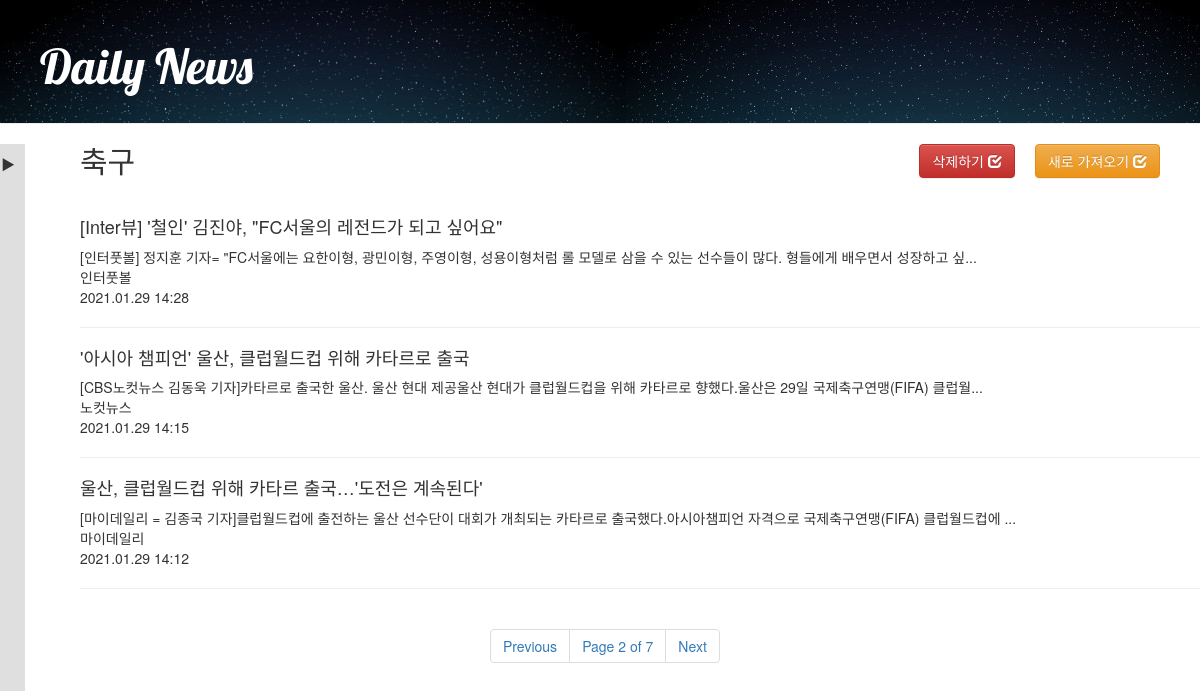
The page /news/kfootball/?page=2 on the database its author committed.
### news/models.py (models this page shows, shortened)
class Letter(models.Model):
    category = models.CharField(max_length=10, default="", null=True)
    topic = models.CharField(max_length=10, default="", null=True)
    title = models.CharField(max_length=100,default="", primary_key=True)
    letter_link = models.URLField(max_length=100)
    published_date = models.CharField(max_length=20, default="", null=True)
    created_date = models.DateTimeField(default=timezone.now)
    preview = models.TextField()
    writer = models.CharField(max_length=20,default="", null=True)

### news/views.py (the view)
# urls.py: path('news/<str:sports>/', views.news_sports, name='news_sports'),
def news_sports(request, sports):
    if request.method == 'POST':
        contents = selenium_parsing(sports)
        UDform = UDForm(request.POST)
        if UDform.is_valid():
            if UDform.cleaned_data['UD'] == 'update':
                for data in contents:
                    print(data[2])
                    form = Letter(
                        category = 'sports',
                        topic= sports,
                        title= data[0],
                        letter_link=data[1],
                        published_date=data[2],
                        preview= data[3],
                        writer=data[4]
                        )
                    form.save()
            elif UDform.cleaned_data['UD'] =='delete':
                Letter.objects.filter(topic=sports).delete()
    else:
        print('GET')
    News = Letter.objects.filter(topic= sports ,created_date__lte = timezone.now()).order_by('created_date')
    paginator = Paginator(News,3)
    page_no = request.GET.get('page')
    try:
        News_p = paginator.page(page_no)
    except PageNotAnInteger:
        News_p = paginator.page(1)
    except EmptyPage:
        News_p = paginator.page(paginator.num_pages)
    return render(request, 'news/news_sports.html',{'message':News_p, 'key':sports})

### news/templates/news/news_sports.html (shortened to what this page needs)
{% extends "news/home.html"%}
{% block content %}
{% load static %}
<link rel="stylesheet" type="text/css" href="{% block stylesheet %}{% static 'news/css/news.css' %}{% endblock %}" />
    <div class = "save">
        <form action="" method="post">
             <button type="submit" name="UD" value="update" class="save btn btn-warning">새로 가져오기
                <span class="glyphicon glyphicon-check"></span>
            </button>
            <button type="submit" name="UD" value="delete"  class="save btn btn-danger">삭제하기
                <span class="glyphicon glyphicon-check"></span>
            </button>
        </form>
    </div>
    <div>
        {% if key == 'kbaseball' %}
            <h2>
                야구
            </h2>
        {% elif key == 'kfootball' %}
            <h2>
                축구
            </h2>
        {% elif key == 'wfootball' %}
            <h2>
                해외축구
            </h2>
        {% endif %}
        <br>
        {% for data in message%}
            <h4>
                <li>
                    <a href="{{data.letter_link}}" target="_blank">{{ data.title }}</a>
                </li>
            </h4>
            <li>{{data.preview}}</li>
            <li>{{data.writer}}</li>
            <li>{{data.published_date}}</li>
            <hr>
        {% endfor %}
    </div>
    <div id="wrap">
    {% include 'news/news_pagination.html' with page=message %}
    </div>
{% endblock %}

### news/static/news/css/news.css (style rules this page uses)
.save { margin-right: 20px; float : right; }
#wrap { width:300px; height:300px; margin:0 auto; }
body, ul, li { padding: 0; margin: 0; list-style: none; }
a { color: inherit; text-decoration: none; }
body { height: 10000px; }

### rows shown on the page
Letter: title "[Inter뷰] '철인' 김진야, \"FC서울의 레전드가 되고 싶어요\"", preview "[인터풋볼] 정지훈 기자= \"FC서울에는 요한이형, 광민이형, 주영이형, 성용이형처럼 롤 모델로 삼을 수 있는 선수들이 많다. 형들에게 배우면서 성장하고 싶...", writer "인터풋볼", published_date "2021.01.29 14:28"
Letter: title "'아시아 챔피언' 울산, 클럽월드컵 위해 카타르로 출국", preview "[CBS노컷뉴스 김동욱 기자]카타르로 출국한 울산. 울산 현대 제공울산 현대가 클럽월드컵을 위해 카타르로 향했다.울산은 29일 국제축구연맹(FIFA) 클럽월...", writer "노컷뉴스", published_date "2021.01.29 14:15"
Letter: title "울산, 클럽월드컵 위해 카타르 출국…'도전은 계속된다'", preview "[마이데일리 = 김종국 기자]클럽월드컵에 출전하는 울산 선수단이 대회가 개최되는 카타르로 출국했다.아시아챔피언 자격으로 국제축구연맹(FIFA) 클럽월드컵에 ...", writer "마이데일리", published_date "2021.01.29 14:12"

### other values the page prints
{{ page.number }} "2"
{{ page.paginator.num_pages }} "7"
